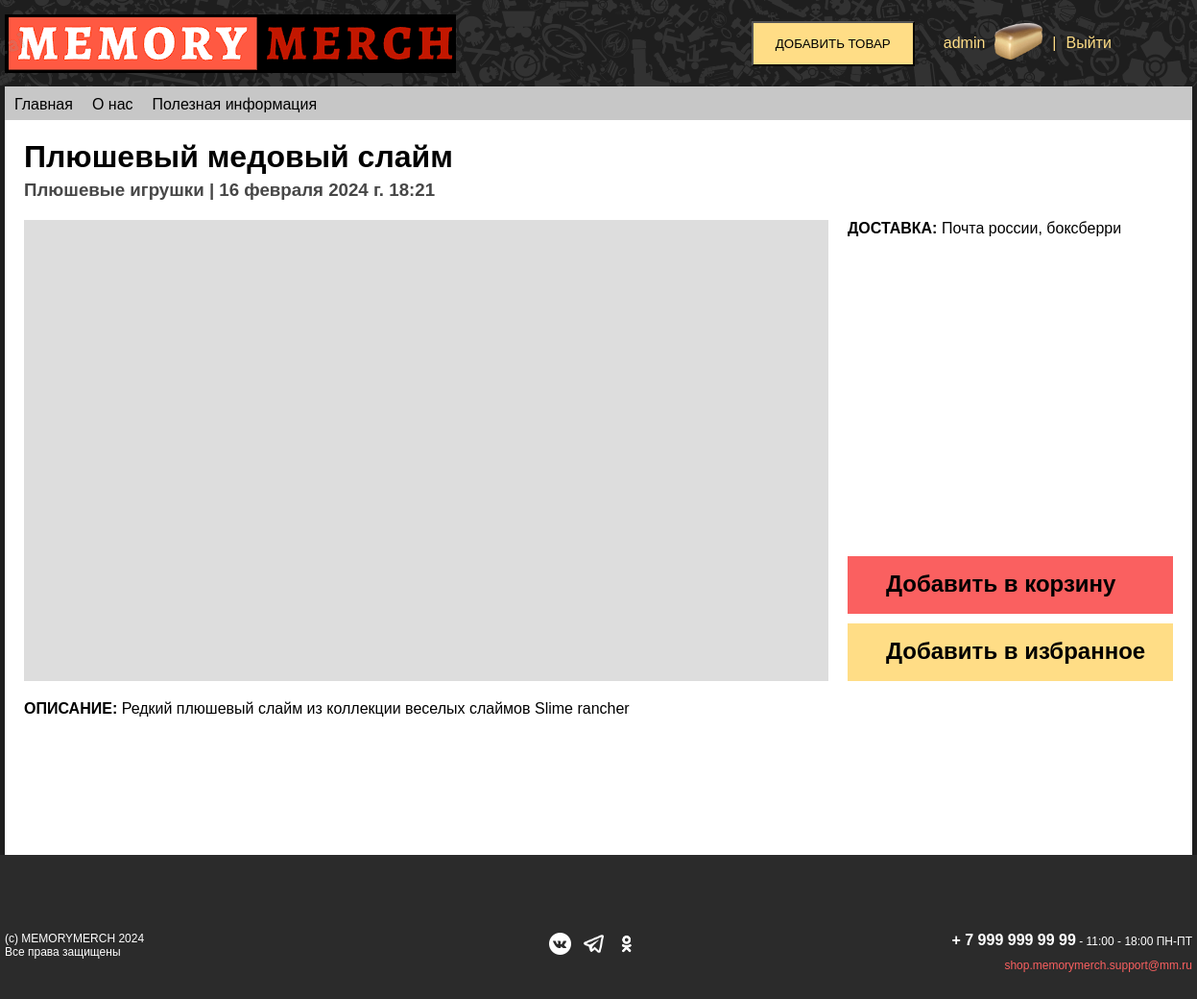
The page /tovar/3/ (signed in) on the database as committed earlier.
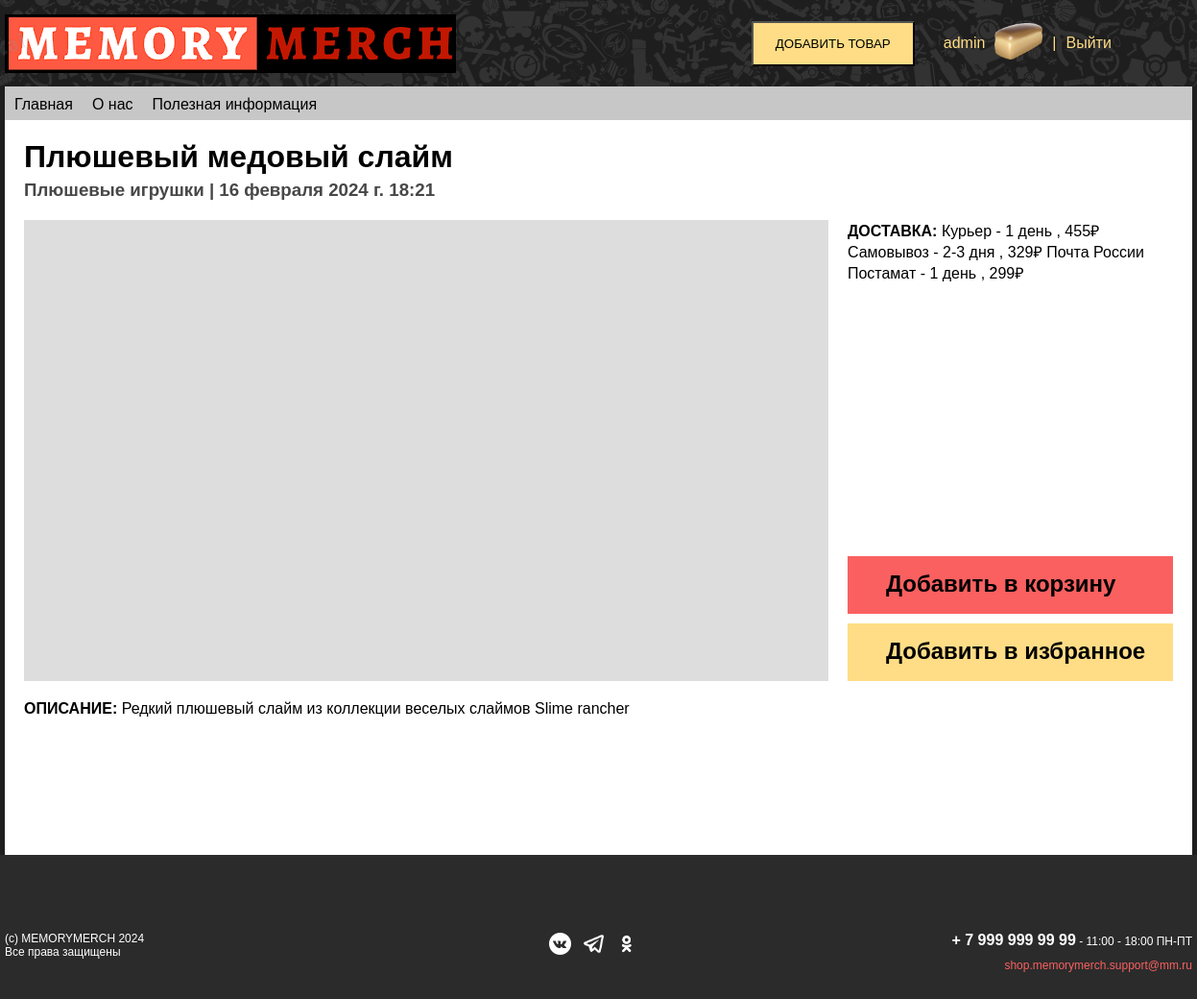
The same page on the database as committed later.
### main/models.py (models this page shows, shortened)
class Tovar(models.Model):
    tovarname = models.CharField(max_length=100, blank=False, default='')
    tovarprice = models.FloatField()
    category = models.ForeignKey('Categories', related_name='tovars_categories', on_delete=models.CASCADE,null = True)
    shipping = models.TextField(max_length=300, blank=False, default='')
    tovardescrpt = models.TextField(max_length=500, blank=False, default='')
    date_posted = models.DateTimeField(default=timezone.now,null=True)

class Categories(models.Model):
    catgname = models.CharField(max_length=60, blank=False, default='')
    def __str__(self):
        return self.catgname

### main/views.py (the view)
# urls.py: path('tovar/<int:pk>/', TovarDetail.as_view(), name='tovar'),
class TovarDetail(DetailView):
    model = Tovar
    template_name = "main/tovar.html"
    def get_context_data(self, *, object_list=None, **kwargs):
        context = super().get_context_data(**kwargs)
        return context

### templates/main/tovar.html (shortened to what this page needs)
{% extends 'base.html' %}
{% load static %}
{% block content%}
<div class="tovar-page">
    <div class="tovar__head-block">
        <h1 class="tovar-name">{{ tovar.tovarname }}</h1>
        <h3 class="tovar-date"> {{ tovar.category }} | {{ tovar.date_posted }}</h3>
    </div>
    <div class="tovar__photo-block"></div>
    <div class="tovar__info-block">
        <p><span class="tovar-important-text">ДОСТАВКА:</span> {{ tovar.shipping }}</p>
        <div class="info-block__buttons">
            <p class="tovar__button buy"><a href="{% url 'basket-add' tovar.id %}">Добавить в корзину</a></p>
            <p class="tovar__button fav"><a href="">Добавить в избранное</a></p>
        </div>
    </div>
    <div class="tovar__body-block">
        <p><span class="tovar-important-text">ОПИСАНИЕ:</span> {{ tovar.tovardescrpt }}</p>
    </div>
</div>
{% endblock %}

Rows that differ between the two databases and show on the page:
changed Tovar "Плюшевый медовый слайм": shipping "Почта россии, боксберри" → "Курьер - 1 день , 455₽ Самовывоз - 2-3 дня , 329₽ Почта России Постамат - 1 день , 299₽"
